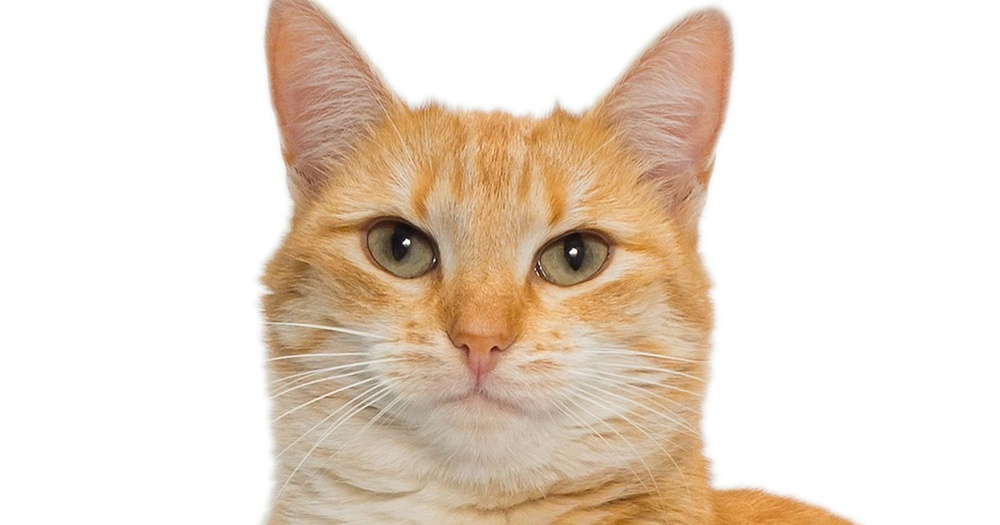
#> input picture cat.jpg, 1000 x 525 px, shrunk from 3200 x 1680 before the run
$ python catFaceImageDetection.py
#> lines starting #> are read from the running program, lines starting #| are printed output that depends on the picture; after the words box and inside, x2 and y2 are one past the last pixel; in counts of white or black regions, pixels touching at a corner belong together
import numpy as np
import cv2

face_cascade = cv2.CascadeClassifier("haarcascade_frontalcatface.xml")

img = cv2.imread('cat.jpg')
#> img is the input picture: shape (525, 1000, 3); mean B, G, R 204.8, 218.8, 232.8
gray = cv2.cvtColor(img, cv2.COLOR_BGR2GRAY)
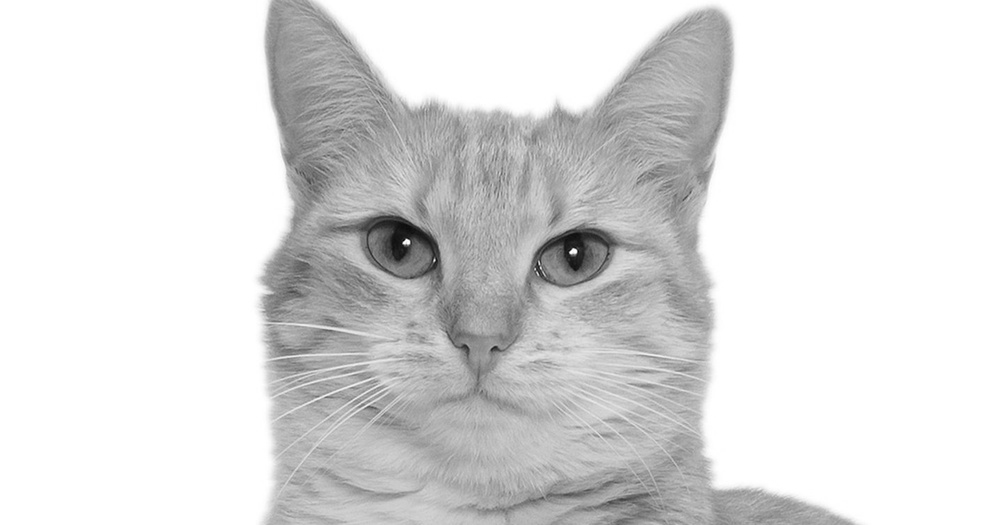
#> gray: shape (525, 1000); min 10, max 255, mean 221.4

faces = face_cascade.detectMultiScale(gray, 1.05, 5)
#> faces = [[292, 94, 386, 386]]

for (i, (x, y, w, h)) in enumerate(faces):
    img = cv2.rectangle(img, (x, y), (x + w, y + h), (0, 0, 255), 2)
#> this loop made 1 pass
#> pass 1, `img = cv2.rectangle(img, (x, y), (x + w, y + h), (0, 0, 255), 2)`:
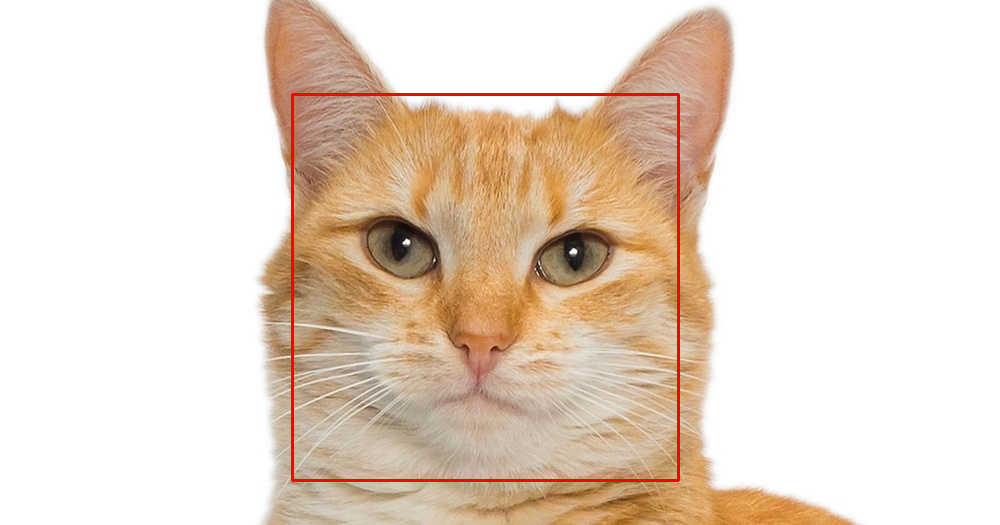
#> img: shape (525, 1000, 3); 0.88% of pixels changed, all inside (x1, y1, x2, y2) = (291, 93, 680, 482)

cv2.imshow("Detected Face", img)
print("Success!")

keypress = cv2.waitKey(1) % 256
#> (key q is pressed here)
if keypress == ord('q'):
#> (the run stopped early here; a loop or call above may not have finished)
